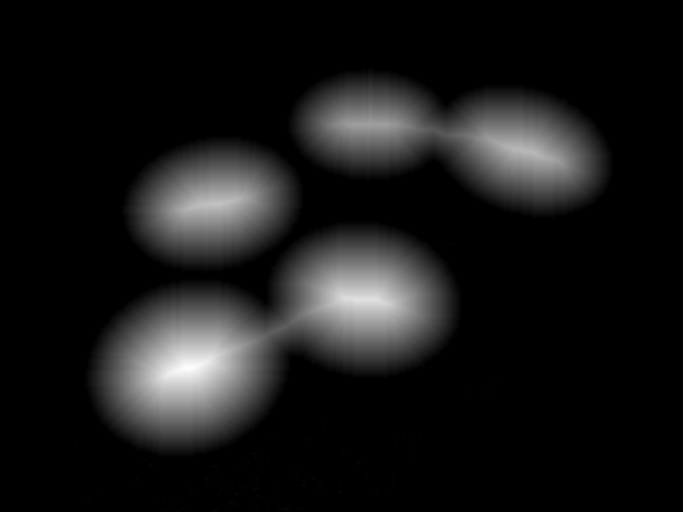
#> input picture circles.png, 683 x 512 px
$ python kprasad_data602_hw8.py   (Python 2 division)   (older library calls are emulated)
#> lines starting #> are read from the running program, lines starting #| are printed output that depends on the picture; after the words box and inside, x2 and y2 are one past the last pixel; in counts of white or black regions, pixels touching at a corner belong together; long printed decimals are rounded
# Kishore Prasad
# Data 602 - HW Assignment 8

import scipy.misc as misc
import scipy.ndimage as ndimage
import pymorph
import pylab

# for circles.png
img_source = misc.imread('./circles.png')
#> img_source is the input picture: shape (512, 683); min 0, max 254, mean 24.1
img_trans = ndimage.gaussian_filter(img_source, 8)
img_thres = img_trans > img_trans.mean()
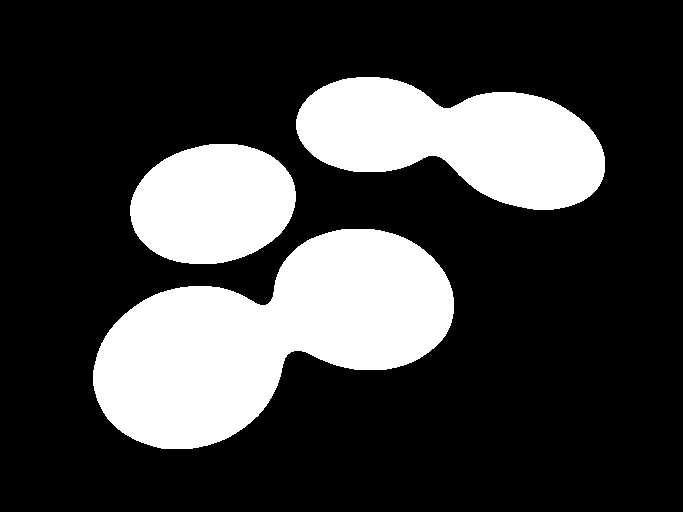
#> img_thres: shape (512, 683) bool; 24.9% white; 3 white regions, box (x1, y1, x2, y2) and area: (93, 229, 454, 449) 45039, (296, 77, 605, 210) 26272, (130, 144, 296, 264) 15654
pylab.imshow(img_thres)
img_distance = ndimage.distance_transform_edt(img_thres)
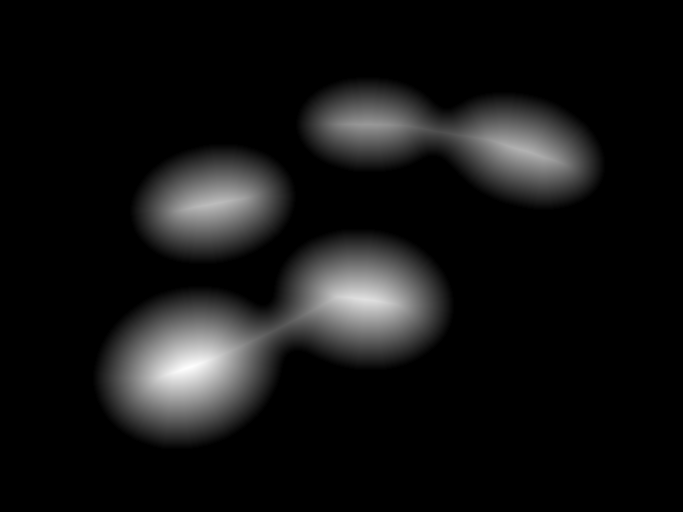
#> img_distance: shape (512, 683) float64; min 0, max 80.05, mean 6.2; drawn with min black and max white
found, n_found = ndimage.label(img_distance)
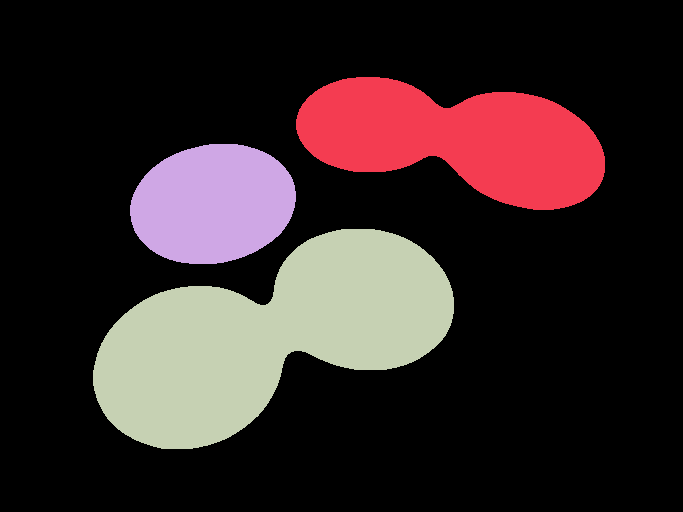
#> found: shape (512, 683) int32; 4 distinct labels, from 0 to 3; one colour per label, 0 black
#> n_found = 3
img_center_mass = ndimage.measurements.center_of_mass(img_distance, found, xrange(1, n_found+1))
#> img_center_mass = [(139.8, 461.9), (203.6, 212.5), (337.6, 263.6)]
print 'Circles.png -  Objects found : %d \n' %(n_found)
#| Circles.png -  Objects found : 3
print 'Circles.png -  Center of Mass: %s \n' %(img_center_mass)
#| Circles.png -  Center of Mass: [(139.766, 461.938), (203.572, 212.502), (337.598, 263.621)]

# using pymorph for images since we are not getting 5 objects for this
#> (the run stopped early here; a loop or call above may not have finished)
